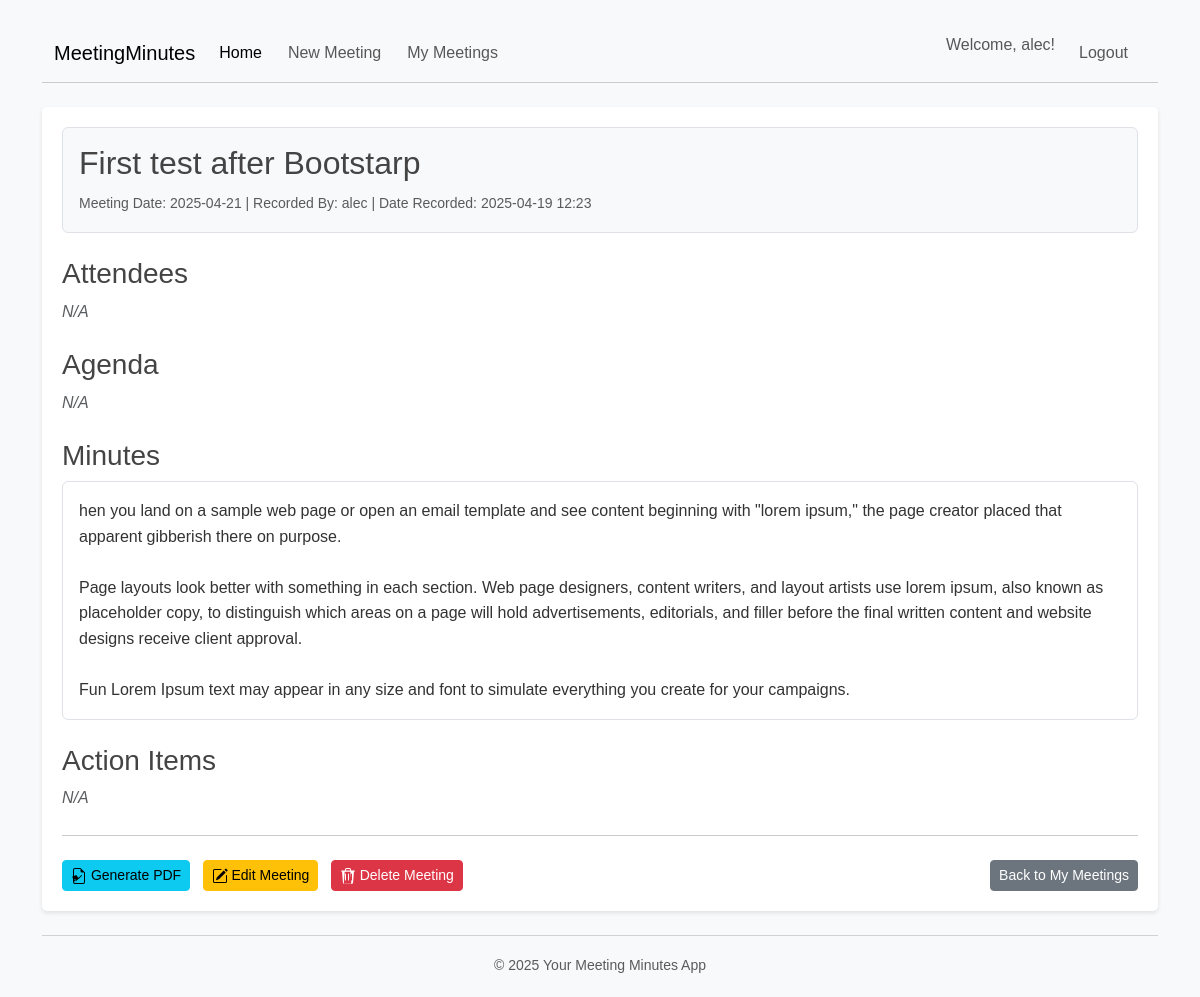
Screenshot of /meeting/23 (signed in) with the database file from the repository.
### app.py (models this page shows, shortened)
class User(db.Model, UserMixin):
    id = db.Column(db.Integer, primary_key=True)
    username = db.Column(db.String(20), unique=True, nullable=False)
    password_hash = db.Column(db.String(60), nullable=False)
    meetings = db.relationship('Meeting', backref='author', lazy=True)
    pass

class Meeting(db.Model):
    id = db.Column(db.Integer, primary_key=True)
    title = db.Column(db.String(100), nullable=False) # Meeting title, required
    meeting_date = db.Column(db.DateTime, nullable=False, default=datetime.datetime.utcnow)
    attendees = db.Column(db.Text, nullable=True) # Optional for now
    agenda = db.Column(db.Text, nullable=False) # Required
    minutes = db.Column(db.Text, nullable=True) # Optional
    action_items = db.Column(db.Text, nullable=True) # Optional
    date_posted = db.Column(db.DateTime, nullable=False, default=datetime.datetime.utcnow)
    user_id = db.Column(db.Integer, db.ForeignKey('user.id'), nullable=False)

### app.py (the view)
@app.route("/meeting/<int:meeting_id>")
@login_required
def meeting_detail(meeting_id):
    meeting = Meeting.query.get_or_404(meeting_id)
    if meeting.author != current_user:
        abort(403)
    try:
        agenda_list = json.loads(meeting.agenda or '[]')
        if not isinstance(agenda_list, list): agenda_list = []
    except (json.JSONDecodeError, TypeError):
        agenda_list = []
    try:
        attendees_list = json.loads(meeting.attendees or '[]')
        if not isinstance(attendees_list, list): attendees_list = []
    except (json.JSONDecodeError, TypeError):
        attendees_list = []
    try:
        action_items_list = json.loads(meeting.action_items or '[]')
        if not isinstance(action_items_list, list): action_items_list = []
    except (json.JSONDecodeError, TypeError):
        action_items_list = []
    return render_template('meeting_detail.html', title=meeting.title, meeting=meeting,
                           agenda_list=agenda_list,
                           attendees_list=attendees_list,
                           action_items_list=action_items_list) # Pass action_items_list

### app.py (called while the page is built)
@login_manager.user_loader
def load_user(user_id):
    try:
        return User.query.get(int(user_id))
    except ValueError:
        return None
    except Exception as e:
        app.logger.error(f"Error loading user {user_id}: {e}")
        return None

### templates/meeting_detail.html (shortened to what this page needs)
{% extends "base.html" %}
{% block content %}
    <div class="bg-light p-3 rounded mb-4 border">
        <div class="d-flex justify-content-between align-items-center mb-2">
            <h2 class="mb-0">{{ meeting.title }}</h2>
        </div>
        <p class="text-muted mb-0">
            <small>
                Meeting Date: {{ meeting.meeting_date.strftime('%Y-%m-%d') }} |
                Recorded By: {{ meeting.author.username }} |
                Date Recorded: {{ meeting.date_posted.strftime('%Y-%m-%d %H:%M') }}
            </small>
        </p>
    </div>
    <section class="mb-4">
        <h3>Attendees</h3>
        {% if attendees_list %}
            <ul class="list-group list-group-flush">
                {% for person in attendees_list %}
                    <li class="list-group-item">{{ person }}</li>
                {% endfor %}
            </ul>
        {% else %}
            <p class="text-muted fst-italic">N/A</p>
        {% endif %}
    </section>
    <section class="mb-4">
        <h3>Agenda</h3>
        {% if agenda_list %}
             <ul class="list-group list-group-flush">
                {% for item in agenda_list %}
                    <li class="list-group-item">{{ item }}</li>
                {% endfor %}
            </ul>
        {% else %}
            <p class="text-muted fst-italic">N/A</p>
        {% endif %}
    </section>
    {% if meeting.minutes %}
    <section class="mb-4">
        <h3>Minutes</h3>
        <div class="p-3 border rounded bg-white">
             {{ meeting.minutes.replace('\n', '<br>') | safe }}
        </div>
    </section>
    {% endif %}
    <section class="mb-4">
        <h3>Action Items</h3>
        {% if action_items_list %}
            <div class="table-responsive">
                <table class="table table-sm table-striped table-bordered">
                    <thead class="table-light">
                        <tr>
                            <th scope="col">Description</th>
                            <th scope="col">Assigned To</th>
                            <th scope="col">Deadline</th>
                        </tr>
                    </thead>
                    <tbody>
                        {% for item in action_items_list %}
                            <tr>
                                <td>{{ item.get('description', '') }}</td>
                                <td>{{ item.get('assigned_to', '') }}</td>
                                <td>{{ item.get('deadline', '') }}</td>
                            </tr>
                        {% endfor %}
                    </tbody>
                </table>
            </div>
        {% else %}
            <p class="text-muted fst-italic">N/A</p>
        {% endif %}
    </section>
    <hr>
    <div class="mt-4 d-flex justify-content-between">
        <div>
            <a href="{{ url_for('generate_meeting_pdf', meeting_id=meeting.id) }}" class="btn btn-info btn-sm me-2">
                Generate PDF
            </a>
            <a href="{{ url_for('edit_meeting', meeting_id=meeting.id) }}" class="btn btn-warning btn-sm me-2">
                 Edit Meeting
            </a>
            <form method="POST" action="{{ url_for('delete_meeting', meeting_id=meeting.id) }}" style="display:inline;">
                <button type="submit" class="btn btn-danger btn-sm"
                       onclick="return confirm('Are you sure you want to delete this meeting? This cannot be undone.');">
                       Delete Meeting
                </button>
            </form>
        </div>
        <div>
            <a href="{{ url_for('meetings_list') }}" class="btn btn-secondary btn-sm">Back to My Meetings</a>
        </div>
    </div>
{% endblock %}

### templates/base.html (shortened to what this page needs)
<!DOCTYPE html>
<html lang="en">
<head>
    <link href="https://cdn.jsdelivr.net/npm/bootstrap@5.3.3/dist/css/bootstrap.min.css" rel="stylesheet">
    <link rel="stylesheet" type="text/css" href="{{ url_for('static', filename='css/main.css') }}">
</head>
<body>
    <div class="container mt-4">
        <header>
            <nav class="navbar navbar-expand-lg navbar-light bg-light mb-4">
              <div class="container-fluid">
                <a class="navbar-brand" href="{{ url_for('index') }}">MeetingMinutes</a>
                <div class="collapse navbar-collapse" id="navbarNav">
                  <ul class="navbar-nav me-auto mb-2 mb-lg-0">
                    <li class="nav-item">
                      <a class="nav-link active" aria-current="page" href="{{ url_for('index') }}">Home</a>
                    </li>
                    {% if current_user.is_authenticated %}
                    <li class="nav-item">
                      <a class="nav-link" href="{{ url_for('new_meeting') }}">New Meeting</a>
                    </li>
                    <li class="nav-item">
                      <a class="nav-link" href="{{ url_for('meetings_list') }}">My Meetings</a>
                    </li>
                    {% endif %}
                  </ul>
                  <ul class="navbar-nav ms-auto mb-2 mb-lg-0">
                    {% if current_user.is_authenticated %}
                        <li class="nav-item">
                            <span class="navbar-text me-3">
                                Welcome, {{ current_user.username }}!
                            </span>
                        </li>
                         <li class="nav-item">
                            <a class="nav-link" href="{{ url_for('logout') }}">Logout</a>
                        </li>
                    {% endif %}
                  </ul>
                </div>
              </div>
            </nav>
        </header>
        <main role="main">
            {% block content %}{% endblock %}
        </main>
        <footer class="mt-4 text-center text-muted">
            <hr>
            <p><small>&copy; <span id="footer-year"></span> Your Meeting Minutes App</small></p>
        </footer>
    </div>
</body>
</html>

### static/css/main.css (style rules this page uses)
body { font-family: sans-serif; margin: 20px; line-height: 1.6; background-color: #f8f9fa; color: #333; }
header nav { margin-bottom: 15px; padding-bottom: 10px; border-bottom: 1px solid #ccc; }
header nav a { text-decoration: none; color: #007bff; margin-right: 10px; }
header nav span { margin-right: 10px; color: #555; }
main { background-color: #ffffff; padding: 20px; border-radius: 5px; box-shadow: 0 2px 4px rgba(0,0,0,0.1); }
h1, h2, h3 { color: #444; }
footer { margin-top: 30px; text-align: center; color: #777; }

### rows the page displays
User: username "alec", author.username "alec"
Meeting: title "First test after Bootstarp", meeting_date "2025-04-21", date_posted "2025-04-19 12:23", minutes.replace "hen you land on a sample web page or open an email template and see content beginning with \"lorem ipsum,\" the page creator placed that apparent gibberish there on purpose. Page layouts look better with something in each section. Web page designers, content writers, and layout artists use lorem ipsum, also known as placeholder copy, to distinguish which areas on a page will hold advertisements, editorials, and filler before the final written content and website designs receive client approval. Fun Lorem Ipsum text may appear in any size and font to simulate everything you create for your campaigns."
